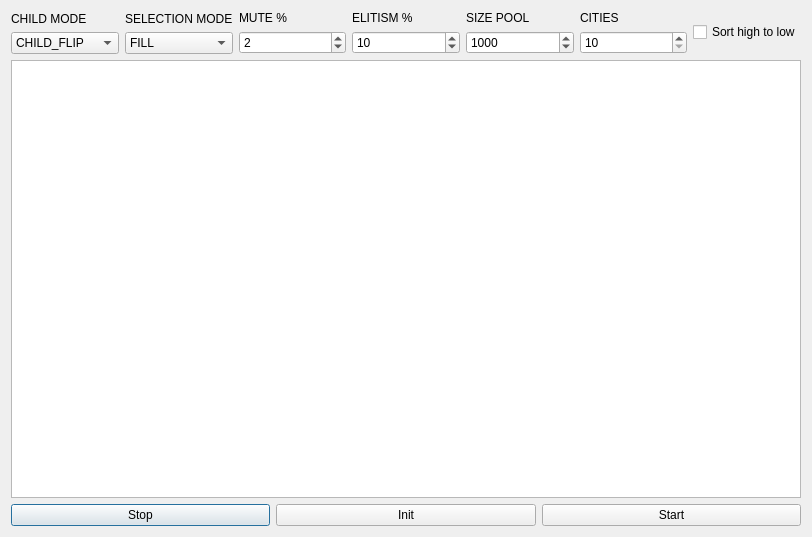
<?xml version="1.0" encoding="UTF-8"?>
<ui version="4.0">
 <class>Dialog</class>
 <widget class="QDialog" name="Dialog">
  <property name="geometry">
   <rect>
    <x>0</x>
    <y>0</y>
    <width>812</width>
    <height>537</height>
   </rect>
  </property>
  <property name="windowTitle">
   <string>Dialog</string>
  </property>
  <layout class="QVBoxLayout" name="verticalLayout">
   <item>
    <layout class="QVBoxLayout" name="verticalLayout_2">
     <item>
      <layout class="QHBoxLayout" name="horizontalLayout_4">
       <item>
        <layout class="QVBoxLayout" name="verticalLayout_3">
         <item>
          <widget class="QLabel" name="label">
           <property name="text">
            <string>CHILD MODE</string>
           </property>
          </widget>
         </item>
         <item>
          <widget class="QComboBox" name="child_mode">
           <item>
            <property name="text">
             <string>CHILD_FLIP</string>
            </property>
           </item>
           <item>
            <property name="text">
             <string>CHILD_SPLIT</string>
            </property>
           </item>
           <item>
            <property name="text">
             <string>CHILD_FLIP2</string>
            </property>
           </item>
           <item>
            <property name="text">
             <string>CHILD_MEAN</string>
            </property>
           </item>
          </widget>
         </item>
        </layout>
       </item>
       <item>
        <layout class="QVBoxLayout" name="verticalLayout_9">
         <item>
          <widget class="QLabel" name="label_7">
           <property name="text">
            <string>SELECTION MODE</string>
           </property>
          </widget>
         </item>
         <item>
          <widget class="QComboBox" name="selection_mode">
           <item>
            <property name="text">
             <string>FILL</string>
            </property>
           </item>
           <item>
            <property name="text">
             <string>ROULETTE</string>
            </property>
           </item>
          </widget>
         </item>
        </layout>
       </item>
       <item>
        <layout class="QVBoxLayout" name="verticalLayout_4">
         <item>
          <widget class="QLabel" name="label_2">
           <property name="text">
            <string>MUTE %</string>
           </property>
          </widget>
         </item>
         <item>
          <widget class="QSpinBox" name="mute">
           <property name="minimum">
            <number>0</number>
           </property>
           <property name="maximum">
            <number>100</number>
           </property>
           <property name="value">
            <number>2</number>
           </property>
          </widget>
         </item>
        </layout>
       </item>
       <item>
        <layout class="QVBoxLayout" name="verticalLayout_5">
         <item>
          <widget class="QLabel" name="label_3">
           <property name="text">
            <string>ELITISM %</string>
           </property>
          </widget>
         </item>
         <item>
          <widget class="QSpinBox" name="elitism">
           <property name="maximum">
            <number>100</number>
           </property>
           <property name="value">
            <number>10</number>
           </property>
          </widget>
         </item>
        </layout>
       </item>
       <item>
        <layout class="QVBoxLayout" name="verticalLayout_6">
         <item>
          <widget class="QLabel" name="label_4">
           <property name="text">
            <string>SIZE POOL</string>
           </property>
          </widget>
         </item>
         <item>
          <widget class="QSpinBox" name="size_pool">
           <property name="maximum">
            <number>100000</number>
           </property>
           <property name="singleStep">
            <number>10</number>
           </property>
           <property name="value">
            <number>1000</number>
           </property>
          </widget>
         </item>
        </layout>
       </item>
       <item>
        <layout class="QVBoxLayout" name="verticalLayout_7">
         <item>
          <widget class="QLabel" name="label_5">
           <property name="text">
            <string>CITIES</string>
           </property>
          </widget>
         </item>
         <item>
          <widget class="QSpinBox" name="cities">
           <property name="minimum">
            <number>10</number>
           </property>
           <property name="maximum">
            <number>200</number>
           </property>
           <property name="value">
            <number>10</number>
           </property>
          </widget>
         </item>
        </layout>
       </item>
       <item>
        <widget class="QCheckBox" name="high_low">
         <property name="text">
          <string>Sort high to low</string>
         </property>
        </widget>
       </item>
      </layout>
     </item>
    </layout>
   </item>
   <item>
    <widget class="QGraphicsView" name="graphicsView"/>
   </item>
   <item>
    <layout class="QHBoxLayout" name="horizontalLayout">
     <item>
      <widget class="QPushButton" name="stop">
       <property name="text">
        <string>Stop</string>
       </property>
      </widget>
     </item>
     <item>
      <widget class="QPushButton" name="init">
       <property name="text">
        <string>Init</string>
       </property>
      </widget>
     </item>
     <item>
      <widget class="QPushButton" name="start">
       <property name="text">
        <string>Start</string>
       </property>
      </widget>
     </item>
    </layout>
   </item>
  </layout>
 </widget>
 <resources/>
 <connections/>
</ui>
